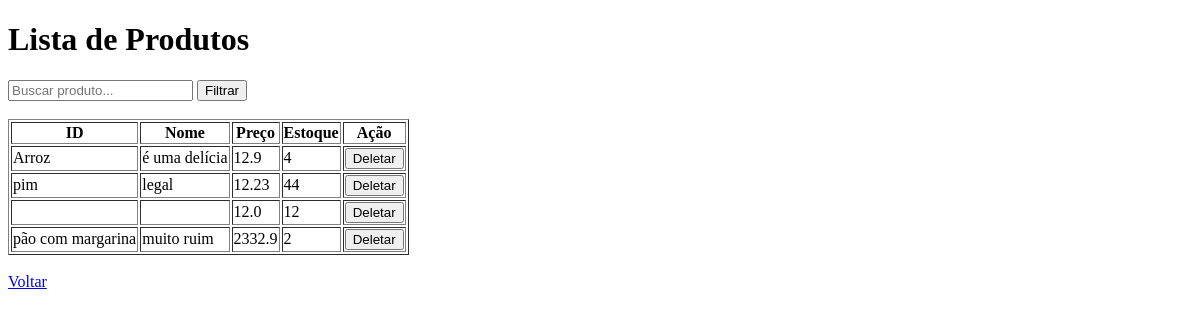
/produtos, run on an earlier commit of the app's database.
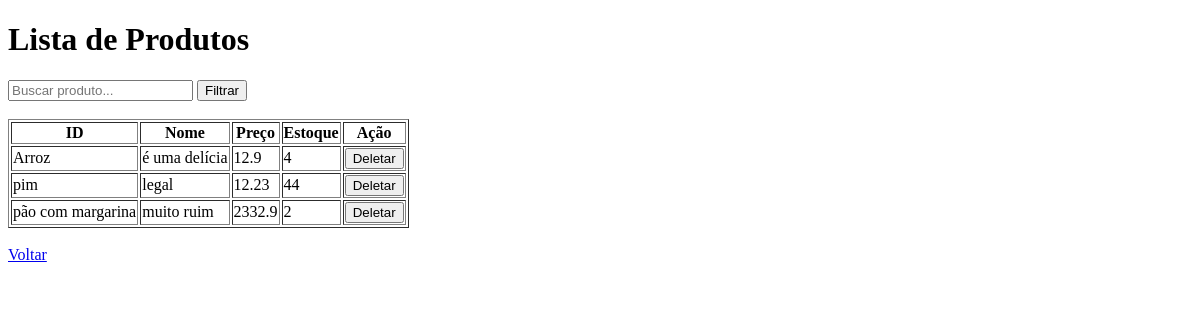
And on a later commit of the database.
### tables this page shows
CREATE TABLE produtos (
        id INTEGER PRIMARY KEY AUTOINCREMENT,
        nome TEXT NOT NULL,
        descricao TEXT,
        preco REAL NOT NULL,
        estoque INTEGER NOT NULL
    );

### app.py (the view)
@app.route('/produtos')
def produtos():
    filtro = request.args.get('filtro')
    produtos = listar_produtos()
    if filtro:
        produtos = [p for p in produtos if filtro.lower() in p[1].lower()]
    return render_template('produtos.html', produtos=produtos)

### database.py (called while the page is built)
def conectar():
    conn = sqlite3.connect(DB_NAME)
    conn.row_factory = sqlite3.Row
    return conn

### models.py (called while the page is built)
def listar_produtos():
    conn = conectar()
    cursor = conn.cursor()
    cursor.execute("SELECT * FROM produtos")
    produtos = cursor.fetchall()
    conn.close()
    return produtos

### templates/produtos.html (shortened to what this page needs)
<!doctype html>
<html>
  <head>
  </head>
  <body>
    <h1>Lista de Produtos</h1>
    <form method="GET">
      <input type="text" name="filtro" placeholder="Buscar produto..." />
      <button type="submit">Filtrar</button>
    </form>
    <br />
    <table border="1">
      <tr>
        <th>ID</th>
        <th>Nome</th>
        <th>Preço</th>
        <th>Estoque</th>
        <th>Ação</th>
      </tr>
      {% for produto in produtos %}
      <tr>
        <td>{{ produto.nome }}</td>
        <td>{{ produto.descricao }}</td>
        <td>{{ produto.preco }}</td>
        <td>{{ produto.estoque }}</td>
        <td>
          <a href="/deletar/{{ produto[0] }}">
            <button>Deletar</button>
          </a>
        </td>
      </tr>
      {% endfor %}
    </table>
    <br />
    <a href="/">Voltar</a>
  </body>
</html>

What changed in the data, as far as the page shows it:
removed produtos: preco "12.0", estoque "12"
